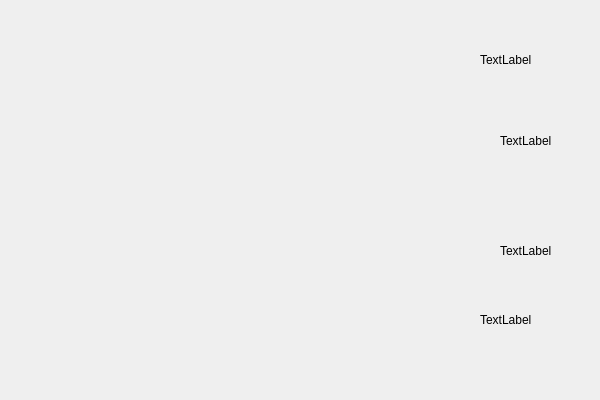
<?xml version="1.0" encoding="UTF-8"?>
<ui version="4.0">
 <class>tableui</class>
 <widget class="QWidget" name="tableui">
  <property name="enabled">
   <bool>true</bool>
  </property>
  <property name="geometry">
   <rect>
    <x>0</x>
    <y>0</y>
    <width>600</width>
    <height>400</height>
   </rect>
  </property>
  <property name="minimumSize">
   <size>
    <width>600</width>
    <height>400</height>
   </size>
  </property>
  <property name="maximumSize">
   <size>
    <width>600</width>
    <height>400</height>
   </size>
  </property>
  <property name="windowTitle">
   <string>Form</string>
  </property>
  <widget class="QLabel" name="play1_head">
   <property name="geometry">
    <rect>
     <x>480</x>
     <y>10</y>
     <width>100</width>
     <height>100</height>
    </rect>
   </property>
   <property name="text">
    <string>TextLabel</string>
   </property>
  </widget>
  <widget class="QLabel" name="play2_head">
   <property name="geometry">
    <rect>
     <x>480</x>
     <y>270</y>
     <width>100</width>
     <height>100</height>
    </rect>
   </property>
   <property name="text">
    <string>TextLabel</string>
   </property>
  </widget>
  <widget class="QLabel" name="play1_name">
   <property name="geometry">
    <rect>
     <x>500</x>
     <y>130</y>
     <width>63</width>
     <height>22</height>
    </rect>
   </property>
   <property name="text">
    <string>TextLabel</string>
   </property>
  </widget>
  <widget class="QLabel" name="play2_name">
   <property name="geometry">
    <rect>
     <x>500</x>
     <y>240</y>
     <width>63</width>
     <height>22</height>
    </rect>
   </property>
   <property name="text">
    <string>TextLabel</string>
   </property>
  </widget>
 </widget>
 <resources/>
 <connections/>
</ui>
